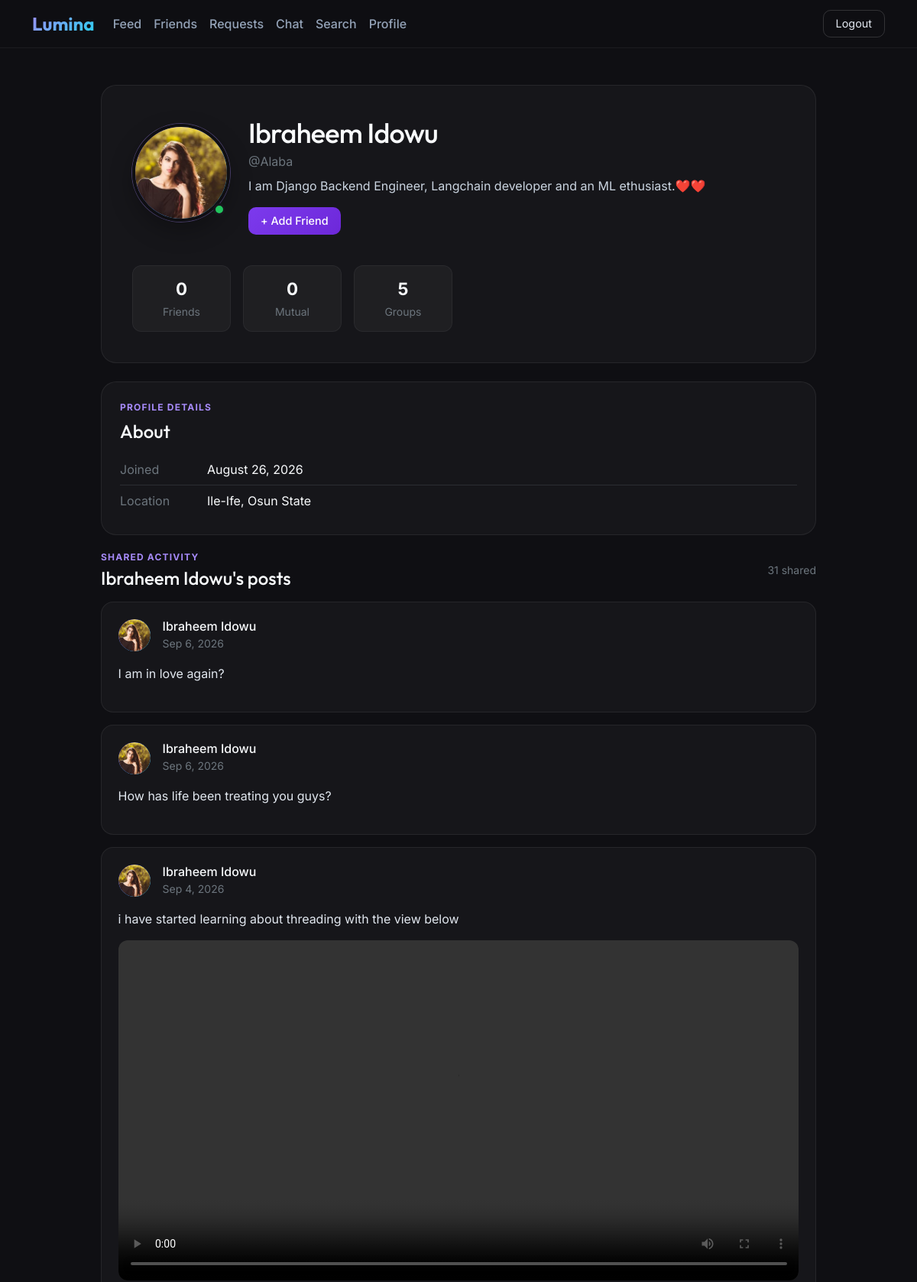
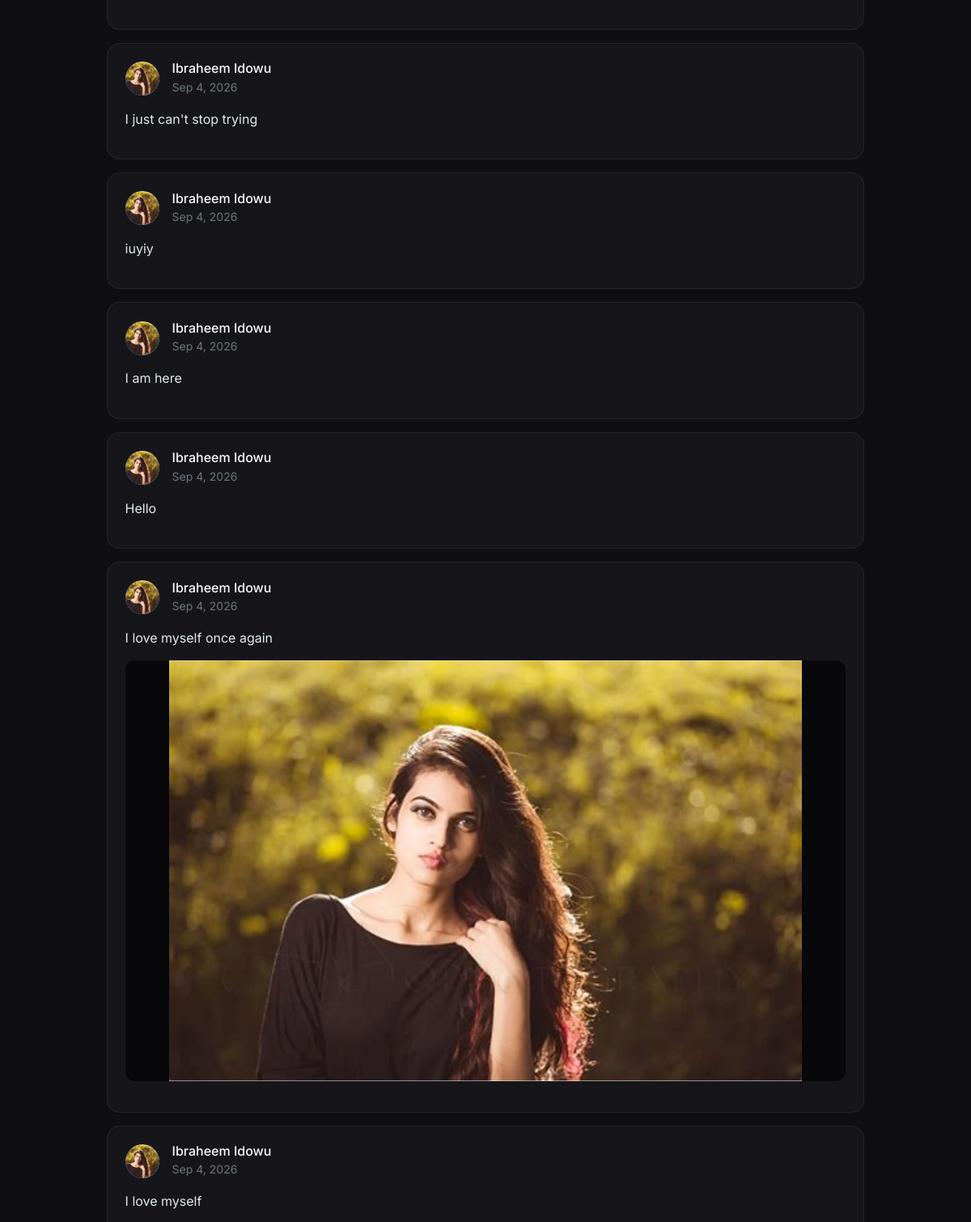
The app's page /view-profile/Alaba/ (signed in, upper part) with its own data (2 pictures, top to bottom).
### accounts/models.py (models this page shows)
class Profile(models.Model):
    user = models.OneToOneField(User,on_delete=models.CASCADE,related_name='profile')
    location = models.CharField(max_length=100, blank=True, null=True)
    about = models.CharField(max_length=255, blank=True, null=True)
    joined_at = models.DateTimeField(auto_now_add=True)
    profile_photo = models.ImageField(upload_to='photos/%Y/%m/%d', validators=[FileExtensionValidator(allowed_extensions=['jpg', 'jpeg', 'png', 'webp'])], null=True, blank=True)
    friends = models.ManyToManyField(to=User, blank=True, related_name='friends')
    def count_friends(self):
        return self.friends.count()

class Post(models.Model):
    author = models.ForeignKey(User, on_delete=models.CASCADE, related_name='posts')
    text = models.TextField(blank=True,null=True)
    audio = models.FileField(upload_to='posts/audios/', blank=True, null=True)
    video = models.FileField(upload_to='posts/videos/', blank=True, null=True)
    image = models.ImageField(upload_to='posts/images/', blank=True, null=True)
    created_at = models.DateTimeField(auto_now_add=True)

### accounts/views.py (the view)
# urls.py: path('view-profile/<str:username>/', views.view_others_profile, name='view_others_profile'),
@login_required
def view_others_profile(request, username):
    user = User.objects.get(username=username)
    profile = user.profile
    posts = Post.objects.filter(author=user).order_by('-created_at')
    return render(request, 'accounts/other_user_profile.html', {'user':user, 'profile':profile, 'posts':posts})

### accounts/templatetags/tags.py (called while the page is built)
@register.simple_tag
def mutual_friends(user1, user2):
    profile1 = set(user1.profile.friends.values_list('id', flat=True))
    profile2 = set(user2.profile.friends.values_list('id', flat=True))
    return len(profile1.intersection(profile2))

### friends/templatetags/friends_tags.py (called while the page is built)
@register.simple_tag
def check_friendship(user1, user2):
    if FriendRequest.objects.filter(sender=user1, receiver=user2):
        return 'Request Sent'
    return '+ Add Friend'

@register.filter
def check_already_friend(user1, user2):
    if user1 in user2.profile.friends.all() and user2 in user1.profile.friends.all():
        return True
    return False

### accounts/templates/accounts/other_user_profile.html (shortened to what this page needs)
{% load static tags friends_tags %}
<!DOCTYPE html>
<html lang="en">
<head>
  <link href="{% static 'css/bootstrap.min.css' %}" rel="stylesheet">
</head>
<body hx-headers='{"X-CSRFToken":"{{ csrf_token }}"}'>
  <nav class="navbar navbar-expand-lg sticky-top">
    <div class="container">
      <a class="navbar-brand" href="{% url 'accounts:home' %}">Lumina</a>
      <div class="collapse navbar-collapse" id="nav">
        <ul class="navbar-nav me-auto mb-2 mb-lg-0">
          <li class="nav-item"><a class="nav-link" href="{% url 'accounts:home' %}">Feed</a></li>
          <li class="nav-item"><a class="nav-link" href="{% url 'friends:friends_list' %}">Friends</a></li>
          <li class="nav-item"><a class="nav-link" href="{% url 'friends:friend_requests' %}">Requests</a></li>
          <li class="nav-item"><a class="nav-link" href="{% url 'chats:chat_list'%}">Chat</a></li>
          <li class="nav-item"><a class="nav-link active" href="{% url 'accounts:search' %}">Search</a></li>
          <li class="nav-item"><a class="nav-link" href="{% url 'accounts:profile_view' %}">Profile</a></li>
        </ul>
        <a href="{% url 'accounts:logout' %}" class="btn btn-logout">Logout</a>
      </div>
    </div>
  </nav>
  <main class="container profile-shell py-4 py-md-5">
    <div class="profile-header">
      <div class="row align-items-center">
        <div class="col-md-auto mb-4 mb-md-0 text-center">
          <div class="avatar-wrap">
            <img src="{% if profile.profile_photo %}{{ profile.profile_photo.url }}{% else %}{% static 'user-default.jpg' %}{% endif %}" class="avatar-lg mx-auto d-block" alt="{{ user.get_full_name|default:user.username }} profile photo">
            <span class="profile-status" title="Online" aria-label="Online"></span>
          </div>
        </div>
        <div class="col-md">
          <h1 class="profile-name mb-1">{{ user.get_full_name|default:user.username }}</h1>
          <p class="text-secondary mb-2">@{{ user.username }}</p>
          <p class="profile-about mb-3">{{ profile.about|default:'This user has not added an about section yet.' }}</p>
          {% if request.user|check_already_friend:user %}
            <div class="profile-actions d-flex gap-2 flex-wrap">
              <a href="{% url 'chats:chat_user' user.username %}" class="btn btn-sm btn-primary-lumina">Message</a>
              <button class="btn btn-sm btn-outline-secondary" style="border-radius:10px;">Friends ✓</button>
              <button class="btn btn-sm btn-outline-danger" style="border-radius:10px;">Unfriend</button>
            </div>
          {% else %}
            <button class="btn btn-add" hx-target="this" hx-post="{% url 'friends:send_friendrequest' user.username %}" hx-swap="innerHTML" hx-trigger="click">
              {% check_friendship request.user user%}
            </button>
          {% endif %}
        </div>
      </div>
      <div class="row g-3 mt-4">
        <div class="col-4 col-md-2">
          <div class="stat-box">
            <div class="stat-number">{{ profile.count_friends }}</div>
            <small class="text-secondary">Friends</small>
          </div>
        </div>
        <div class="col-4 col-md-2">
          <div class="stat-box">
            <div class="stat-number">{% mutual_friends user request.user %}</div>
            <small class="text-secondary">Mutual</small>
          </div>
        </div>
        <div class="col-4 col-md-2">
          <div class="stat-box">
            <div class="stat-number">5</div>
            <small class="text-secondary">Groups</small>
          </div>
        </div>
      </div>
    </div>
    <section class="info-panel mt-4 p-4" aria-labelledby="about-title">
      <span class="posts-heading d-block mb-2">Profile details</span>
      <h2 id="about-title" class="h4 mb-3">About</h2>
      <div class="border-bottom border-secondary border-opacity-25 py-2 d-flex flex-column flex-sm-row gap-1 gap-sm-4">
        <span class="text-secondary" style="min-width: 90px;">Joined</span>
        <span>{{ profile.joined_at|date:"F j, Y" }}</span>
      </div>
      <div class="py-2 d-flex flex-column flex-sm-row gap-1 gap-sm-4">
        <span class="text-secondary" style="min-width: 90px;">Location</span>
        <span>{{ profile.location|default:'Not added yet' }}</span>
      </div>
    </section>
    <section class="posts-panel profile-posts" aria-labelledby="posts-title">
      <div class="d-flex align-items-center justify-content-between mb-3">
        <div>
          <span class="posts-heading d-block mb-1">Shared activity</span>
          <h2 id="posts-title" class="h4 mb-0">{{ user.get_full_name|default:user.username }}'s posts</h2>
        </div>
        <span class="small text-secondary">{{ posts|length }} shared</span>
      </div>
      {% for post in posts %}
        {% include 'accounts/post.html' %}
      {% empty %}
        <div class="info-panel text-center">
          <h3 class="h5 mb-2">No posts yet</h3>
          <p class="text-secondary mb-0">This user has not shared any posts yet.</p>
        </div>
      {% endfor %}
    </section>
  </main>
</body>
</html>

### accounts/templates/accounts/post.html (shortened to what this page needs)
{% load static %}
<article class="feed-card post-card mb-3">
	<div class="d-flex align-items-center gap-3 mb-3">
		<div class="avatar">
			{% if post.author.profile.profile_photo %}
				<img src="{{ post.author.profile.profile_photo.url }}" alt="{{ post.author.username }} profile photo">
			{% endif %}
		</div>
		<div class="flex-grow-1 min-width-0">
			<h6 class="mb-0 text-truncate">{{ post.author.get_full_name|default:post.author.username }}</h6>
			<small class="text-secondary">{{ post.created_at|date:"M j, Y" }}</small>
		</div>
	</div>
	{% if post.text %}
		<p class="post-text mb-3">{{ post.text|linebreaksbr }}</p>
	{% endif %}
	{% if post.image %}
		<div class="post-media mb-3">
			<img src="{{ post.image.url }}" alt="Image shared by {{ post.author.username }}" loading="lazy">
		</div>
	{% endif %}
	{% if post.video %}
		<div class="post-media mb-3">
			<video controls preload="metadata" playsinline>
				<source src="{{ post.video.url }}">
			</video>
		</div>
	{% endif %}
</article>

### accounts/templates/accounts/other_user_profile.html (style rules this page uses)
body { font-family: 'Inter', sans-serif; background: #0f0f13; color: #f8fafc; min-height: 100vh; }
h1,h2,h3,h4,.navbar-brand { font-family: 'Outfit', sans-serif; }
.navbar { background: rgba(15,15,19,0.9); backdrop-filter: blur(12px); border-bottom: 1px solid rgba(255,255,255,0.06); }
.navbar-brand { font-size: 1.5rem; font-weight: 700; background: linear-gradient(135deg,#a78bfa,#22d3ee); -webkit-background-clip: text; -webkit-text-fill-color: transparent; }
.nav-link { color: #94a3b8 !important; font-weight: 500; }
.btn-logout { background: transparent; border: 1px solid rgba(255,255,255,0.15); color: #e2e8f0; border-radius: 10px; padding: 6px 16px; font-size: 0.9rem; }
.profile-shell { max-width: 960px; }
.profile-header, .info-panel { background: rgba(255,255,255,0.03); border: 1px solid rgba(255,255,255,0.07); border-radius: 20px; }
.profile-header { padding: clamp(1.25rem, 5vw, 2.5rem); }
.avatar-wrap { position: relative; display: inline-block; }
.avatar-lg { width: clamp(96px, 22vw, 128px); height: clamp(96px, 22vw, 128px); border-radius: 50%; object-fit: cover; background: linear-gradient(135deg,#7c3aed,#22d3ee); border: 4px solid #0f0f13; box-shadow: 0 0 0 1px rgba(167,139,250,0.35), 0 12px 30px rgba(0,0,0,0.28); }
.profile-status { position: absolute; right: 6px; bottom: 8px; width: 16px; height: 16px; border: 3px solid #17171d; border-radius: 50%; background: #22c55e; }
.profile-name { font-size: clamp(1.6rem, 5vw, 2.25rem); letter-spacing: -0.02em; }
.profile-about { color: #cbd5e1; max-width: 620px; overflow-wrap: anywhere; }
.stat-box { background: rgba(255,255,255,0.04); border: 1px solid rgba(255,255,255,0.05); border-radius: 12px; padding: 0.85rem 0.5rem; text-align: center; height: 100%; }
.stat-number { font-size: 1.4rem; font-weight: 700; }
.btn-add { background: linear-gradient(135deg, #7c3aed, #6d28d9); border: none; color: white; font-weight: 500; border-radius: 10px; padding: 7px 16px; font-size: 0.9rem; }
.posts-panel { margin-top: 1.25rem; }
.posts-heading { color: #a78bfa; font-size: 0.75rem; font-weight: 700; letter-spacing: 0.1em; text-transform: uppercase; }
.profile-posts .feed-card { background: rgba(255,255,255,0.03); border: 1px solid rgba(255,255,255,0.07); border-radius: 16px; padding: clamp(1rem, 3vw, 1.35rem); }
.profile-posts .avatar { width: 42px; height: 42px; border-radius: 50%; background: linear-gradient(135deg,#7c3aed,#22d3ee); overflow: hidden; position: relative; flex: 0 0 42px; }
.profile-posts .avatar img { width: 100%; height: 100%; border-radius: 50%; object-fit: cover; }
.profile-posts .post-media { overflow: hidden; border-radius: 12px; background: #08080b; }
.profile-posts .post-media img, .profile-posts .post-media video { display: block; width: 100%; max-height: 520px; object-fit: contain; }
.profile-posts .post-text { color: #e2e8f0; overflow-wrap: anywhere; }

### records on screen
Profile: profile_photo (picture), about "I am Django Backend Engineer, Langchain developer and an ML ethusiast.❤️❤️", count_friends "0", joined_at "August 26, 2026", location "Ile-Ife, Osun State"
Post: author.profile.profile_photo (picture), author.get_full_name "Ibraheem Idowu", created_at "Sep 6, 2026", text "I am in love again?"
Post: author.profile.profile_photo (picture), author.get_full_name "Ibraheem Idowu", created_at "Sep 6, 2026", text "How has life been treating you guys?"
Post: author.profile.profile_photo (picture), author.get_full_name "Ibraheem Idowu", created_at "Sep 4, 2026", text "i have started learning about threading with the view below"
Post: author.profile.profile_photo (picture), author.get_full_name "Ibraheem Idowu", created_at "Sep 4, 2026", text "I just can't stop trying"
Post: author.profile.profile_photo (picture), author.get_full_name "Ibraheem Idowu", created_at "Sep 4, 2026", text "iuyiy"
Post: author.profile.profile_photo (picture), author.get_full_name "Ibraheem Idowu", created_at "Sep 4, 2026", text "I am here"
Post: author.profile.profile_photo (picture), author.get_full_name "Ibraheem Idowu", created_at "Sep 4, 2026", text "Hello"
Post: author.profile.profile_photo (picture), author.get_full_name "Ibraheem Idowu", created_at "Sep 4, 2026", text "I love myself once again", image (picture)
Post: author.profile.profile_photo (picture), author.get_full_name "Ibraheem Idowu", created_at "Sep 4, 2026", text "I love myself"

### other values on screen
{{ user.get_full_name|default:user.username }} "Ibraheem Idowu"
{{ user.username }} "Alaba"
{{ posts|length }} "31"
